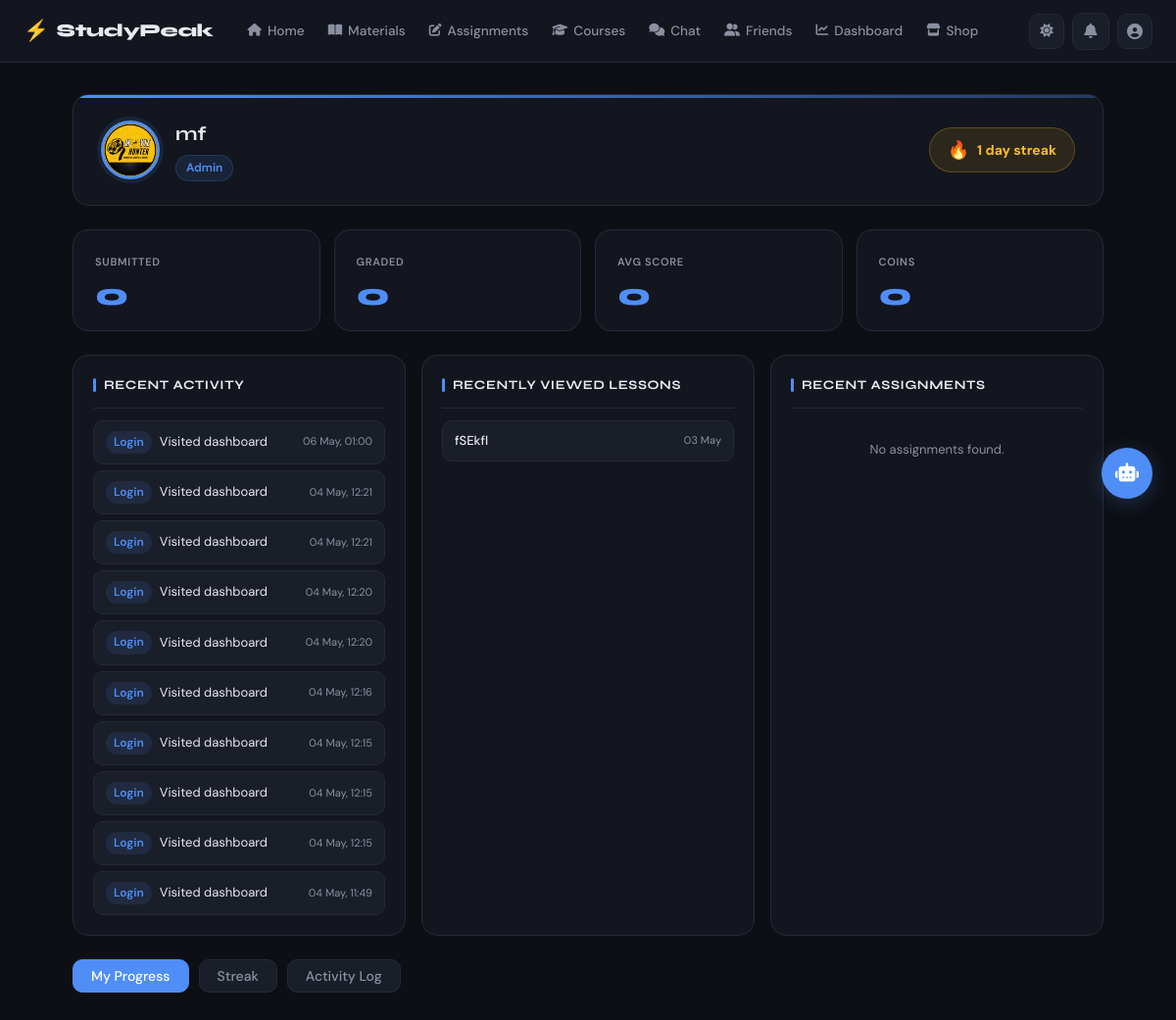
The page /dashboard/ (signed in) on the database its author committed.
### accounts/models.py (models this page shows, shortened)
class Profile(models.Model):
    ACTIVE = 'active'
    BUSY = 'busy'
    AWAY = 'away'
    OFFLINE = 'offline'
    STATUS_CHOICES = [
        (ACTIVE, 'Active'),
        (BUSY, 'Busy'),
        (AWAY, 'Away'),
        (OFFLINE, 'Offline'),
    ]
    user = models.OneToOneField(UserModel, on_delete=models.CASCADE, related_name='profile')
    avatar = models.ImageField(upload_to='avatars/', null=True, blank=True)
    bio = models.TextField(null=True, blank=True)
    status = models.CharField(max_length=10, choices=STATUS_CHOICES, default=OFFLINE)
    phone = models.CharField(max_length=20, null=True, blank=True)
    coins = models.PositiveIntegerField(default=0)
    post_text = models.TextField(null=True, blank=True)
    created_at = models.DateTimeField(auto_now_add=True)
    updated_at = models.DateTimeField(auto_now=True)

class UserModel(AbstractUser):
    STUDENT = 'student'
    TEACHER = 'teacher'
    ADMIN = 'admin'
    ROLE_CHOICES = [
        (STUDENT, 'Student'),
        (TEACHER, 'Teacher'),
        (ADMIN, 'Admin'),
    ]
    email = models.EmailField(unique=True)
    role = models.CharField(max_length=10, choices=ROLE_CHOICES, default=STUDENT)
    is_verified = models.BooleanField(default=False)
    otp_code = models.CharField(max_length=6, null=True, blank=True)
    otp_created_at = models.DateTimeField(null=True, blank=True)
    reset_token = models.CharField(max_length=100, null=True, blank=True)
    deleted_at = models.DateTimeField(null=True, blank=True)
    REQUIRED_FIELDS = ['email', 'role']

### dashboard/models.py (models this page shows, shortened)
class DailyStreak(models.Model):
    user = models.OneToOneField(UserModel, on_delete=models.CASCADE, related_name='streak')
    current_streak = models.PositiveIntegerField(default=0)
    longest_streak = models.PositiveIntegerField(default=0)
    last_active_date = models.DateField(null=True, blank=True)

class ActivityLog(models.Model):
    LOGIN = 'login'
    LOGOUT = 'logout'
    SUBMITTED_ASSIGNMENT = 'submitted_assignment'
    COMPLETED_QUIZ = 'completed_quiz'
    VIEWED_LESSON = 'viewed_lesson'
    JOINED_COURSE = 'joined_course'
    SENT_MESSAGE = 'sent_message'
    EARNED_COINS = 'earned_coins'
    ACTION_CHOICES = [
        (LOGIN, 'Login'),
        (LOGOUT, 'Logout'),
        (SUBMITTED_ASSIGNMENT, 'Submitted Assignment'),
        (COMPLETED_QUIZ, 'Completed Quiz'),
        (VIEWED_LESSON, 'Viewed Lesson'),
        (JOINED_COURSE, 'Joined Course'),
        (SENT_MESSAGE, 'Sent Message'),
        (EARNED_COINS, 'Earned Coins'),
    ]
    user = models.ForeignKey(UserModel, on_delete=models.CASCADE, related_name='activity_logs')
    action = models.CharField(max_length=30, choices=ACTION_CHOICES)
    description = models.CharField(max_length=300, null=True, blank=True)
    created_at = models.DateTimeField(auto_now_add=True)
    class Meta:
        ordering = ['-created_at']

class LessonView(models.Model):
    user = models.ForeignKey(UserModel, on_delete=models.CASCADE, related_name='lesson_views')
    lesson = models.ForeignKey('materials.Lesson', on_delete=models.CASCADE, related_name='views')
    viewed_at = models.DateTimeField(auto_now_add=True)
    class Meta:
        unique_together = ('user', 'lesson')

### materials/models.py (models this page shows, shortened)
class Lesson(models.Model):
    subject = models.ForeignKey(Subject, on_delete=models.CASCADE, related_name='lessons')
    title = models.CharField(max_length=200)
    description = models.TextField(null=True, blank=True)
    order = models.PositiveIntegerField(default=0)
    created_at = models.DateTimeField(auto_now_add=True)
    class Meta:
        ordering = ['order']

### dashboard/views.py (the view)
# urls.py: path('', DashboardView.as_view(), name='dashboard'),
class DashboardView(SessionLoginRequiredMixin, View):
    def get(self, request):
        user = get_current_user(request)
        update_streak(user)
        ActivityLog.objects.create(
            user=user,
            action=ActivityLog.LOGIN,
            description='Visited dashboard',
        )
        streak, _ = DailyStreak.objects.get_or_create(user=user)
        recent_logs = ActivityLog.objects.filter(user=user).order_by('-created_at')[:10]
        lesson_views = LessonView.objects.filter(user=user).select_related('lesson').order_by('-viewed_at')[:5]
        from assignments.models import AssignmentSubmission
        submissions = AssignmentSubmission.objects.filter(student=user).select_related('assignment')
        total_submitted = submissions.filter(status=AssignmentSubmission.SUBMITTED).count()
        total_graded = submissions.filter(status=AssignmentSubmission.GRADED).count()
        avg_score = submissions.filter(status__in=[
            AssignmentSubmission.SUBMITTED, AssignmentSubmission.GRADED
        ]).aggregate(avg=Avg('total_score'))['avg'] or 0
        from crm.models import Enrollment
        enrollments = Enrollment.objects.filter(student=user, status=Enrollment.APPROVED).select_related('course')
        profile = Profile.objects.filter(user=user).first()
        return render(request, 'dashboard/dashboard.html', {
            'user': user,
            'profile': profile,
            'streak': streak,
            'recent_logs': recent_logs,
            'lesson_views': lesson_views,
            'total_submitted': total_submitted,
            'total_graded': total_graded,
            'avg_score': round(avg_score, 1),
            'enrollments': enrollments,
        })

### accounts/permissions.py (called while the page is built)
def get_current_user(request):
    user_id = request.session.get('user_id')
    if not user_id:
        return None
    return UserModel.objects.filter(id=user_id).first()

    def dispatch(self, request, *args, **kwargs):
        if not request.session.get('user_id'):
            messages.error(request, 'Please login first!')
            return redirect('login')
        return super().dispatch(request, *args, **kwargs)

### dashboard/views.py (called while the page is built)
def update_streak(user):
    today = date.today()
    streak, _ = DailyStreak.objects.get_or_create(user=user)
    if streak.last_active_date == today:
        return
    if streak.last_active_date == today - timedelta(days=1):
        streak.current_streak += 1
    else:
        streak.current_streak = 1
    if streak.current_streak > streak.longest_streak:
        streak.longest_streak = streak.current_streak
    streak.last_active_date = today
    streak.save()

### templates/dashboard/dashboard.html (shortened to what this page needs)
{% extends 'base.html' %}
{% block content %}
{% load static %}
{% block extra_css %}
<link rel="stylesheet" href="{% static 'css/dashboard.css' %}">
{% endblock %}
<div class="dashboard-wrapper">
    <div class="dashboard-header">
        <div class="dashboard-user">
            {% if profile and profile.avatar %}
                <img src="{{ profile.avatar.url }}" alt="avatar" class="dashboard-avatar">
            {% else %}
                <div class="dashboard-avatar-placeholder">{{ user.username|first|upper }}</div>
            {% endif %}
            <div class="dashboard-user-info">
                <h2 class="dashboard-username">{{ user.username }}</h2>
                <span class="dashboard-role">{{ user.role }}</span>
            </div>
        </div>
        <div class="dashboard-streak">
            <span class="streak-icon">🔥</span>
            <span class="streak-count">{{ streak.current_streak }} day streak</span>
        </div>
    </div>
    <div class="dashboard-stats">
        <div class="stat-card">
            <span class="stat-label">Submitted</span>
            <span class="stat-value">{{ total_submitted }}</span>
        </div>
        <div class="stat-card">
            <span class="stat-label">Graded</span>
            <span class="stat-value">{{ total_graded }}</span>
        </div>
        <div class="stat-card">
            <span class="stat-label">Avg Score</span>
            <span class="stat-value">{{ avg_score }}</span>
        </div>
        {% if profile %}
        <div class="stat-card">
            <span class="stat-label">Coins</span>
            <span class="stat-value">{{ profile.coins }}</span>
        </div>
        {% endif %}
    </div>
    <div class="dashboard-grid">
        <div class="dashboard-section">
            <h3 class="section-title">Recent Activity</h3>
            {% if recent_logs %}
                <ul class="activity-list">
                    {% for log in recent_logs %}
                        <li class="activity-item">
                            <span class="activity-action">{{ log.get_action_display }}</span>
                            {% if log.description %}
                                <span class="activity-desc">{{ log.description }}</span>
                            {% endif %}
                            <span class="activity-date">{{ log.created_at|date:"d M, H:i" }}</span>
                        </li>
                    {% endfor %}
                </ul>
            {% else %}
                <p class="empty-text">No recent activity.</p>
            {% endif %}
        </div>
        <div class="dashboard-section">
            <h3 class="section-title">Recently Viewed Lessons</h3>
            {% if lesson_views %}
                <ul class="lesson-view-list">
                    {% for view in lesson_views %}
                        <li class="lesson-view-item">
                            <a href="{% url 'lesson_detail' view.lesson.subject.id view.lesson.id %}" class="lesson-view-link">
                                {{ view.lesson.title }}
                            </a>
                            <span class="lesson-view-date">{{ view.viewed_at|date:"d M" }}</span>
                        </li>
                    {% endfor %}
                </ul>
            {% else %}
                <p class="empty-text">No lessons viewed yet.</p>
            {% endif %}
        </div>
        <div class="dashboard-section">
            <h3 class="section-title">Recent Assignments</h3>
            {% if assignments %}
                <ul class="assignment-list">
                    {% for assignment in assignments %}
                        <li class="assignment-item">
                            <a href="{% url 'assignment_detail' assignment.id %}" class="assignment-link">
                                {{ assignment.title }}
                            </a>
                            <span class="assignment-type badge">{{ assignment.get_type_display }}</span>
                            {% if assignment.deadline %}
                                <span class="assignment-deadline">{{ assignment.deadline|date:"d M" }}</span>
                            {% endif %}
                        </li>
                    {% endfor %}
                </ul>
            {% else %}
                <p class="empty-text">No assignments found.</p>
            {% endif %}
        </div>
    </div>
    <div class="dashboard-actions">
        <a href="{% url 'student_progress' %}" class="btn btn-primary">My Progress</a>
        <a href="{% url 'streak' %}" class="btn btn-secondary">Streak</a>
        <a href="{% url 'activity_log_list' %}" class="btn btn-secondary">Activity Log</a>
    </div>
</div>
{% endblock %}

### static/css/main.css (style rules this page uses)
:root { --bg: #0d0f14; --bg-2: #13161e; --bg-3: #1a1e28; --bg-4: #212636; --border: #252a38; --border-2: #2e3446; --text: #e8eaf0; --text-2: #8b90a0; --text-3: #555b6e; --accent: #4f8ef7; --accent-hover: #3a7be8; --accent-soft: rgba(79, 142, 247, 0.12); --accent-glow: rgba(79, 142, 247, 0.25); --success: #34d399; --success-soft: rgba(52, 211, 153, 0.12); --danger: #f87171; --danger-soft: rgba(248, 113, 113, 0.12); --warning: #fbbf24; --warning-soft: rgba(251, 191, 36, 0.12); --radius: 10px; --radius-lg: 16px; --radius-xl: 20px; --shadow: 0 4px 24px rgba(0,0,0,0.4); --shadow-sm: 0 2px 8px rgba(0,0,0,0.3); --nav-h: 64px; --font-display: 'Syne', sans-serif; --font-body: 'DM Sans', sans-serif; --transition: 0.2s ease; }
*, *::before, *::after { margin: 0; padding: 0; box-sizing: border-box; }
html { scroll-behavior: smooth; }
body { font-family: var(--font-body); background: var(--bg); color: var(--text); min-height: 100vh; line-height: 1.6; transition: background var(--transition), color var(--transition); -webkit-font-smoothing: antialiased; -moz-osx-font-smoothing: grayscale; }
a { color: inherit; text-decoration: none; }
img { max-width: 100%; height: auto; display: block; }
ul { list-style: none; }
.btn { display: inline-flex; align-items: center; gap: 7px; padding: 9px 18px; border-radius: var(--radius); font-family: var(--font-body); font-size: 0.875rem; font-weight: 500; cursor: pointer; border: 1px solid transparent; transition: all var(--transition); white-space: nowrap; line-height: 1; text-decoration: none; user-select: none; }
.btn-primary { background: var(--accent); color: #fff; border-color: var(--accent); }
.btn-secondary { background: var(--bg-3); color: var(--text-2); border-color: var(--border); }
.stat-value { font-family: var(--font-display); font-size: 1.6rem; font-weight: 700; color: var(--text); line-height: 1; }
.stat-label { font-size: 0.8rem; color: var(--text-2); margin-top: 4px; }
.section-title { font-family: var(--font-display); font-size: 1rem; font-weight: 700; color: var(--text); display: flex; align-items: center; gap: 8px; }

### rows shown on the page
Profile: avatar (picture), coins "0"
UserModel: username "mf", role "Admin"
DailyStreak: current_streak "1"
ActivityLog: action "Login", description "Visited dashboard", created_at "04 May, 12:21"
ActivityLog: action "Login", description "Visited dashboard", created_at "04 May, 12:21"
ActivityLog: action "Login", description "Visited dashboard", created_at "04 May, 12:20"
ActivityLog: action "Login", description "Visited dashboard", created_at "04 May, 12:20"
ActivityLog: action "Login", description "Visited dashboard", created_at "04 May, 12:16"
ActivityLog: action "Login", description "Visited dashboard", created_at "04 May, 12:15"
ActivityLog: action "Login", description "Visited dashboard", created_at "04 May, 12:15"
ActivityLog: action "Login", description "Visited dashboard", created_at "04 May, 12:15"
ActivityLog: action "Login", description "Visited dashboard", created_at "04 May, 11:49"
LessonView: lesson "fSEkfl", viewed_at "03 May"

### other values the page prints
{{ total_submitted }} "0"
{{ total_graded }} "0"
{{ avg_score }} "0"
